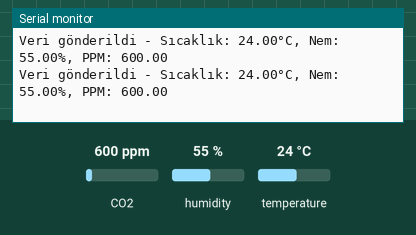
The sketch below on a simulated Arduino Uno, built with avr-gcc and run on an emulated ATmega328P. On the bench: the last lines printed to the serial monitor. The test bench sets the inputs (shaded band); at power-on: CO2 600 ppm, humidity 55 %, temperature 24 °C. No radio packets arrive unless stated.

Above: at 1.8 s.
1.9 s: CO2 set to 452 ppm
At 2.8 s:
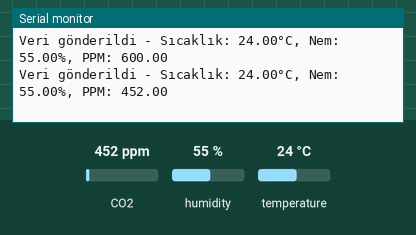
3.4 s: humidity set to 22 %
At 4.7 s:
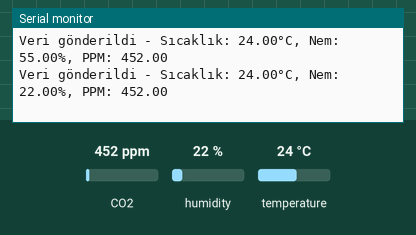
4.9 s: temperature set to 12 °C
At 5.9 s:
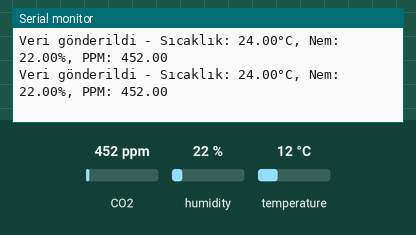
6.4 s: CO2 set to 1050 ppm
At 7.7 s:
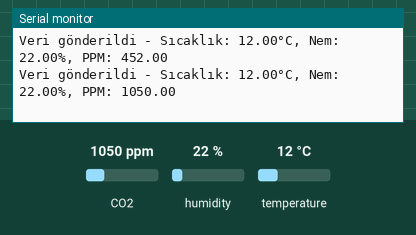
7.9 s: humidity set to 40 %
At 8.9 s:
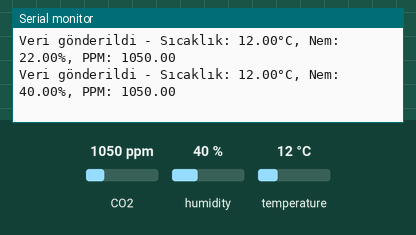
Timing chart, 0 to 10.4 s (numbered marks = the images above; inputs shaded):
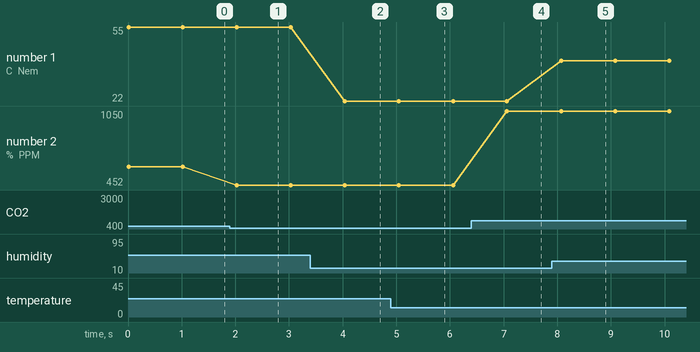

Measured:
- after the input at 1.9 s, the serial monitor: prints a new line after 0.13 s (image 1)
- after the input at 3.4 s, the serial monitor: prints a new line after 0.64 s (image 2)
- after the input at 6.4 s, the serial monitor: prints a new line after 0.66 s (image 4)
- after the input at 7.9 s, the serial monitor: prints a new line after 0.17 s (image 5)
- plotted number 1: 55 → 22 after the input at 3.4 s, 22 → 40 after the input at 7.9 s
- plotted number 2: 600 → 452 after the input at 1.9 s, 452 → 1050 after the input at 6.4 s

The sketch:

TransmitterCodes.ino
```cpp
//TRANSMITTER
#include <DHT.h>
#include <RF24.h>
#include <MQ135.h>

#define DHTPIN 6         // DHT22 sensörünün veri pini
#define DHTTYPE DHT22    // Kullanılan DHT sensörünün tipi
DHT dht(DHTPIN, DHTTYPE);

RF24 radio(7, 8);

const int analogPin = A0;
MQ135 gasSensor = MQ135(analogPin);

struct SensorData {
  float temperature;
  float humidity;
  float ppm;
};

void setup() {
  Serial.begin(9600);
  radio.begin();
  dht.begin();
}

void loop() {
  SensorData data;

  data.temperature = dht.readTemperature();
  data.humidity = dht.readHumidity();
  data.ppm = gasSensor.getPPM();


  radio.openWritingPipe(0xF0F0F0F0E1LL);
  radio.write(&data, sizeof(data));

  Serial.println("Veri gönderildi - Sıcaklık: " + String(data.temperature) + "°C, Nem: " + String(data.humidity) + "%, PPM: " + String(data.ppm));

  delay(1000);
}
```
